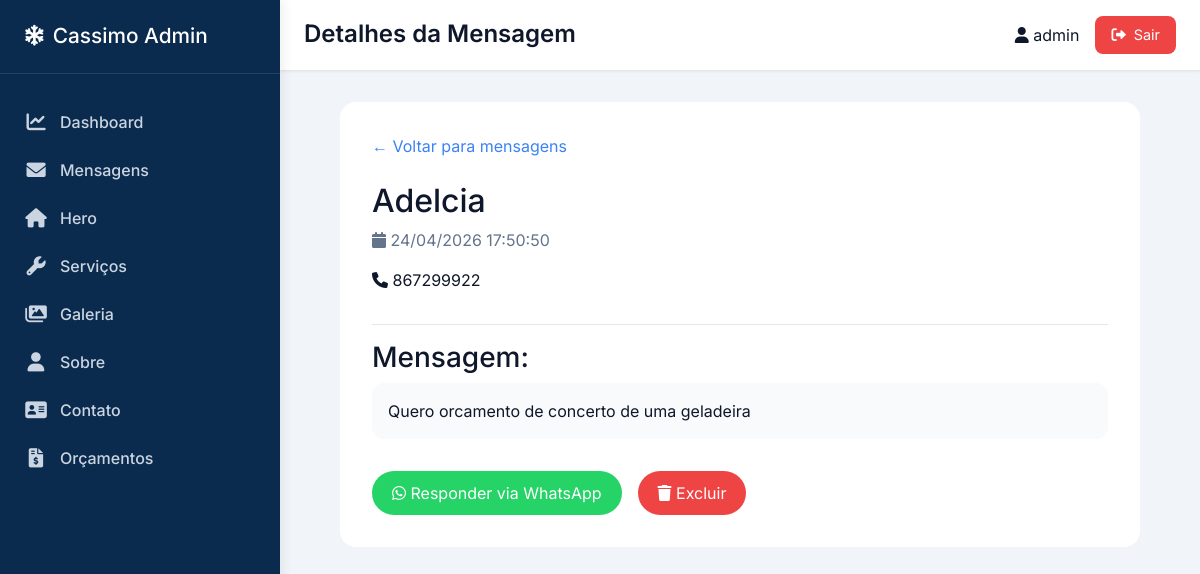
Screenshot of /admin-dashboard/mensagem/6/ (signed in) with the database file from the repository.
### core/models.py (models this page shows, shortened)
class ContactMessage(models.Model):
    name = models.CharField(max_length=100)
    phone = models.CharField(max_length=20)
    message = models.TextField()
    created_at = models.DateTimeField(auto_now_add=True)
    is_read = models.BooleanField(default=False)  # NOVO CAMPO

### core/decorators.py (the view)
    def wrapper(request, *args, **kwargs):
        if not request.user.is_authenticated:
            messages.error(request, 'Faça login para acessar o dashboard.')
            return redirect('dashboard_login')
        if not request.user.is_staff:
            messages.error(request, 'Acesso restrito a administradores.')
            return redirect('home')
        return view_func(request, *args, **kwargs)

### core/dashboard.py (called while the page is built)
@admin_required
def dashboard_message_detail(request, message_id):
    message = get_object_or_404(ContactMessage, id=message_id)
    if not message.is_read:
        message.is_read = True
        message.save()
    return render(request, 'dashboard/message_detail.html', {'message': message})

### templates/dashboard/message_detail.html
{% extends 'dashboard/base_dashboard.html' %}
{% block page_title %}Detalhes da Mensagem{% endblock %}
{% block content %}
<div style="background: white; border-radius: 16px; padding: 2rem; max-width: 800px; margin: 0 auto;">
    <div style="margin-bottom: 1.5rem;">
        <a href="{% url 'dashboard_messages' %}" style="color: #3b82f6; text-decoration: none;">← Voltar para mensagens</a>
    </div>
    <div style="border-bottom: 1px solid #e2e8f0; padding-bottom: 1rem; margin-bottom: 1rem;">
        <h2>{{ message.name }}</h2>
        <p style="color: #64748b;"><i class="fas fa-calendar"></i> {{ message.created_at|date:"d/m/Y H:i:s" }}</p>
        <p><i class="fas fa-phone"></i> {{ message.phone }}</p>
    </div>
    <div style="margin-bottom: 2rem;">
        <h3>Mensagem:</h3>
        <p style="background: #f8fafc; padding: 1rem; border-radius: 12px; margin-top: 0.5rem; white-space: pre-wrap;">{{ message.message }}</p>
    </div>
    <div style="display: flex; gap: 1rem;">
        <a href="https://wa.me/258{{ message.phone|cut:' '|cut:'('|cut:')'|cut:'-' }}" target="_blank" class="btn-whatsapp" style="background: #25d366; color: white; padding: 10px 20px; border-radius: 40px; text-decoration: none;">
            <i class="fab fa-whatsapp"></i> Responder via WhatsApp
        </a>
        <a href="{% url 'dashboard_message_delete' message.id %}" class="btn-delete" onclick="return confirm('Excluir esta mensagem?')" style="background: #ef4444; color: white; padding: 10px 20px; border-radius: 40px; text-decoration: none;">
            <i class="fas fa-trash"></i> Excluir
        </a>
    </div>
</div>
{% endblock %}

### templates/dashboard/base_dashboard.html (shortened to what this page needs)
<!DOCTYPE html>
<html lang="pt">
<head>
    <link rel="stylesheet" href="https://cdnjs.cloudflare.com/ajax/libs/font-awesome/6.0.0-beta3/css/all.min.css">
    <link href="https://cdn.jsdelivr.net/npm/bootstrap@5.3.0-alpha1/dist/css/bootstrap.min.css" rel="stylesheet">
</head>
<body>
    <div class="dashboard-container">
        <aside class="sidebar" id="mainSidebar">
            <div class="sidebar-header">
                <h2><i class="fas fa-snowflake"></i> <span>Cassimo Admin</span></h2>
            </div>
            <nav class="sidebar-nav">
                <a href="{% url 'dashboard_home' %}" class="{% if request.resolver_match.url_name == 'dashboard_home' %}active{% endif %}">
                    <i class="fas fa-chart-line"></i> <span>Dashboard</span>
                </a>
                <a href="{% url 'dashboard_messages' %}" class="{% if 'dashboard_messages' in request.path %}active{% endif %}">
                    <i class="fas fa-envelope"></i> <span>Mensagens</span>
                </a>
                <a href="{% url 'hero_edit' %}" class="{% if request.resolver_match.url_name == 'hero_edit' %}active{% endif %}">
                    <i class="fas fa-home"></i> <span>Hero</span>
                </a>
                <a href="{% url 'servico_list' %}" class="{% if 'servico' in request.path %}active{% endif %}">
                    <i class="fas fa-wrench"></i> <span>Serviços</span>
                </a>
                <a href="{% url 'galeria_list' %}" class="{% if 'galeria' in request.path %}active{% endif %}">
                    <i class="fas fa-images"></i> <span>Galeria</span>
                </a>
                <a href="{% url 'sobre_edit' %}" class="{% if request.resolver_match.url_name == 'sobre_edit' %}active{% endif %}">
                    <i class="fas fa-user"></i> <span>Sobre</span>
                </a>
                <a href="{% url 'contato_edit' %}" class="{% if request.resolver_match.url_name == 'contato_edit' %}active{% endif %}">
                    <i class="fas fa-address-card"></i> <span>Contato</span>
                </a>
                <a href="{% url 'orcamento_list' %}" class="{% if 'orcamento' in request.path %}active{% endif %}">
                    <i class="fas fa-file-invoice-dollar"></i> <span>Orçamentos</span>
                </a>
            </nav>
        </aside>
        <main class="main-content" id="mainContent">
            <div class="top-bar">
                <div style="display: flex; align-items: center; gap: 12px;">
                    <h1 class="page-title">{% block page_title %}Dashboard{% endblock %}</h1>
                </div>
                <div class="user-info">
                    <span><i class="fas fa-user"></i> {{ request.user.username }}</span>
                    <a href="{% url 'dashboard_logout' %}" class="logout-btn"><i class="fas fa-sign-out-alt"></i> Sair</a>
                </div>
            </div>
            <div class="content">
                {% block content %}{% endblock %}
            </div>
        </main>
    </div>
</body>
</html>

### templates/dashboard/base_dashboard.html (style rules this page uses)
* { margin: 0; padding: 0; box-sizing: border-box; }
body { font-family: 'Inter', sans-serif; background: #f1f5f9; color: #0f172a; overflow-x: hidden; }
.dashboard-container { display: flex; min-height: 100vh; position: relative; }
.sidebar { width: 280px; background: #0a2b4e; color: white; position: fixed; height: 100vh; overflow-y: auto; z-index: 1050; top: 0; left: 0; transition: transform 0.3s ease-in-out, width 0.2s; box-shadow: 2px 0 12px rgba(0,0,0,0.08); }
.sidebar-header { padding: 1.5rem; border-bottom: 1px solid rgba(255,255,255,0.1); }
.sidebar-header h2 { font-size: 1.3rem; display: flex; align-items: center; gap: 0.5rem; margin: 0; }
.sidebar-nav { padding: 1.5rem 0; }
.sidebar-nav a { display: flex; align-items: center; gap: 12px; padding: 12px 24px; color: #cbd5e1; text-decoration: none; transition: 0.3s; font-weight: 500; }
.sidebar-nav i { width: 24px; font-size: 1.2rem; text-align: center; }
.main-content { flex: 1; margin-left: 280px; width: calc(100% - 280px); transition: margin-left 0.3s ease; }
.top-bar { background: white; padding: 1rem 1.5rem; display: flex; justify-content: space-between; align-items: center; flex-wrap: wrap; gap: 1rem; box-shadow: 0 1px 3px rgba(0,0,0,0.1); position: sticky; top: 0; z-index: 1020; }
.page-title { font-size: 1.5rem; font-weight: 600; margin: 0; }
.user-info { display: flex; align-items: center; gap: 1rem; flex-wrap: wrap; }
.logout-btn { background: #ef4444; color: white; padding: 8px 16px; border-radius: 8px; text-decoration: none; font-size: 0.9rem; transition: 0.2s; display: inline-flex; align-items: center; gap: 8px; }
.content { padding: 2rem; }
.sidebar-nav a { position: relative; flex-wrap: wrap; }

### rows the page displays
ContactMessage: name "Adelcia", created_at "24/04/2026 17:50:50", phone "867299922", message "Quero orcamento de concerto de uma geladeira"

### other values shown
{{ request.user.username }} "admin"
